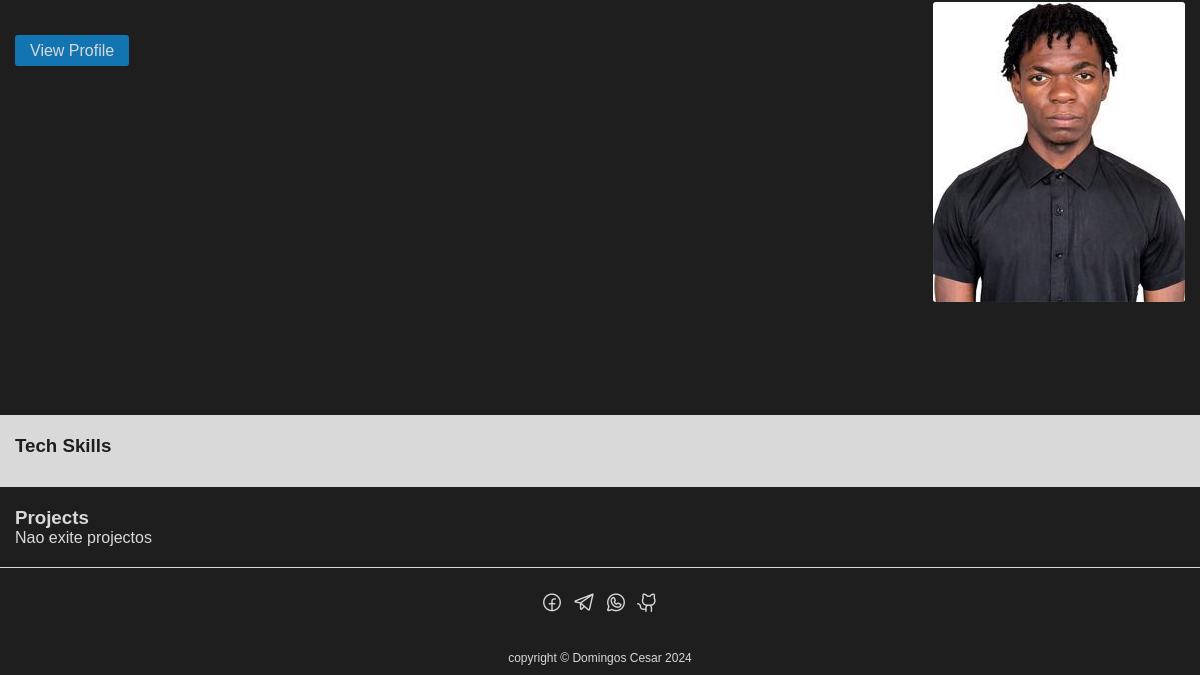
Before: / (lower part) with the older database file.
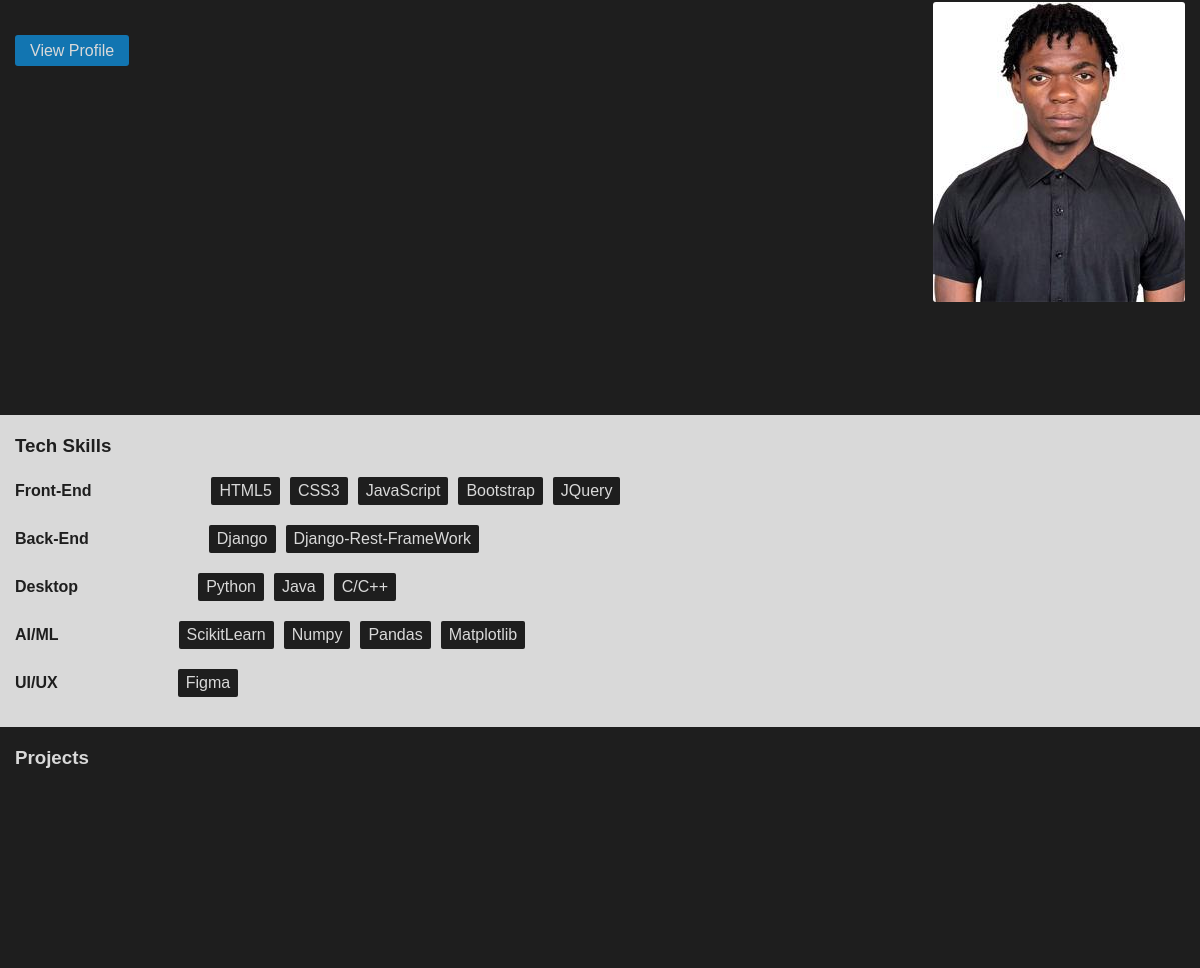
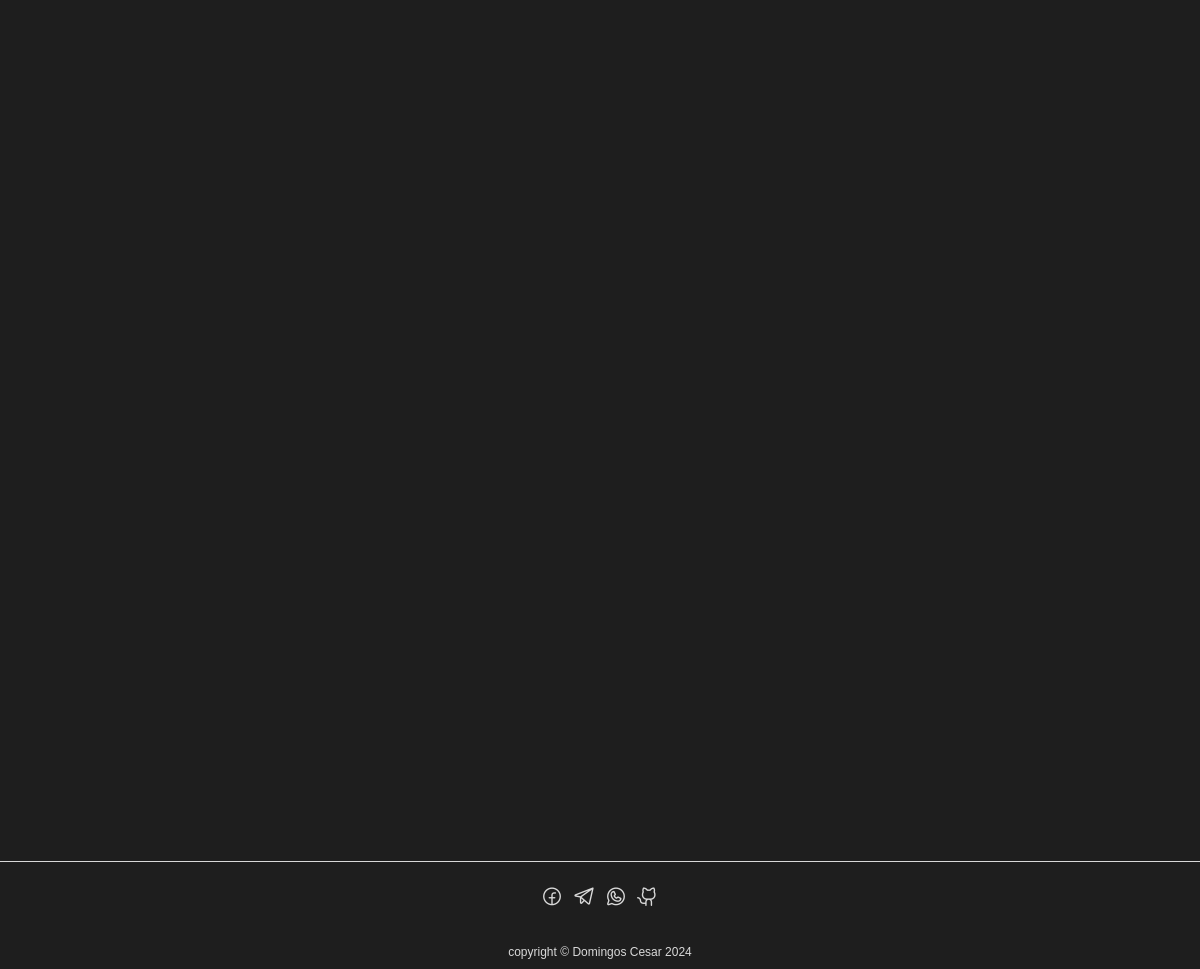
After: the same page with the newer database file (2 pictures, top to bottom).
### projects/models.py (models this page shows, shortened)
class Profile(models.Model):
    image = models.ImageField(upload_to='profile/', null=True, blank=True)
    cv = models.FileField(upload_to='cvs/', null=True, blank=True)
    user = models.ForeignKey(settings.AUTH_USER_MODEL, on_delete = models.CASCADE)
    IMAGE_MAX_SIZE = (300, 300)
    def __str__(self) -> str:
        return self.user.username

class Skill(models.Model):
    Types_choice = (
        ("Front-end", "F"), ("Back-end", "B"),
        ("Desktop", "D"), ("AI/ML", "ML"),
        ("UI/UX", "U"), ("other", "O"),
        )
    name = models.CharField(max_length = 30, unique = True)
    types = models.CharField(max_length = 10, choices = Types_choice)
    class Meta:
        verbose_name = 'Skill'
        verbose_name_plural = 'Skills'

### projects/views.py (the view)
# urls.py: path('', views.index, name = "index"),
def index(request):
    skills = models.Skill.objects.all()
    projects = models.Project.objects.all()
    profile = models.Profile.objects.all()
    us = models.Profile.objects.get(user = 1)
    print(us.user)
    return render(request, 'projects/index.html', context = {
        "skills" : skills,
        "projects" : projects,
        "profiles" : profile,
        "us" : us,
    })

### projects/models.py (called while the page is built)
    def __str__(self) -> str:
        return self.username

### projects/templates/projects/index.html (shortened to what this page needs)
{% extends 'base.html' %}
{% block content %}
    <section class="about" id="about">
       {% if profiles %}
            <div class="personal-data hidden">
                {% for profile in profiles %}
                    {% if profile.id == us.id %}
                        <div class="apresentation">
                                <p>
                                </p>
                                <a href="#" id="btn_profile">View Profile</a>
                            </div>
                            <div class="profile">
                                    <img src="{{ profile.image.url }}" alt="{{ profile.user.username }}" id="profile">
                            </div>
                    {% else %}
                        <span>Profile not exist</span>
                    {% endif %}
                {% endfor %}
            </div>
        {% endif %}
    </section>
    <section class="skill hidden" id="skill">
            <h3 >Tech Skills</h3>
            {% if skills %}
                <div class="tech">
                    <div class="type">
                        <h4>Front-End</h4>
                        <div class="tech-item">
                            {% for skill in skills %}
                                {% if skill.types == 'Front-end' %}
                                    <span>{{ skill.name }}</span>
                                {% endif %}
                            {% endfor %}
                        </div>
                    </div>
                    <div class="type">
                        <h4>Back-End</h4>
                        <div class="tech-item">
                            {% for skill in skills %}
                                {% if skill.types == 'Back-end' %}
                                    <span>{{ skill.name }}</span>
                                {% endif %}
                            {% endfor %}
                        </div>
                    </div>
                    <div class="type">
                        <h4>Desktop</h4>
                        <div class="tech-item">
                            {% for skill in skills %}
                                {% if skill.types == 'Desktop' %}
                                    <span>{{ skill.name }}</span>
                                {% endif %}
                            {% endfor %}
                        </div>
                    </div>
                    <div class="type">
                        <h4>AI/ML</h4>
                        <div class="tech-item">
                            {% for skill in skills %}
                                {% if skill.types == 'AI/ML' %}
                                    <span>{{ skill.name }}</span>
                                {% endif %}
                            {% endfor %}
                        </div>
                    </div>
                    <div class="type">
                        <h4>UI/UX</h4>
                        <div class="tech-item">
                            {% for skill in skills %}
                                {% if skill.types == 'UI/UX' %}
                                    <span>{{ skill.name }}</span>
                                {% endif %}
                            {% endfor %}
                        </div>
                    </div>
                </div>
            {% endif %}
    </section>
    <section class="projects hidden" id="project">
            <h3>Projects</h3>
            {% if projects %}
                <div class="container">
                </div>
            {% else %}
                <span>Nao exite projectos</span>
            {% endif %}
    </section>
{% endblock content %}

### templates/base.html (shortened to what this page needs)
{% load static %}
<!DOCTYPE html>
<html lang="en">
<head>
    <link rel="stylesheet" href='{% static "css/estilo.css" %}'>
    <link rel="stylesheet" href='{% static "phosphorIcons/regular/style.css" %}'>
</head>
<body class="text-light">
    <main class="container">
        {% block content %}
        {% endblock %}
    </main>
    <footer>
        <section class="media">
            <ul>
                <li><a href="#"><i class="ph ph-facebook-logo"></i></a></li>
                <li><a href="#"><i class="ph ph-telegram-logo"></i></a></li>
                <li><a href="#"><i class="ph ph-whatsapp-logo"></i></a></li>
                <li><a href="https://github.com/DomingosCesar"><i class="ph ph-github-logo"></i></a></li>
            </ul>
        </section>
        <p>
            copyright &copy; Domingos Cesar <span id="date"><script> d = new Date();  document.querySelector('#date').textContent = d.getFullYear();</script></span>
        </p>
    </footer>
</body>
</html>

### static/css/estilo.css (style rules this page uses)
* { margin: 0; padding: 0; box-sizing: border-box; }
.container { margin-top: 52px; width: 100%; }
.about { width: 100%; height: 60vh; background-color: #1e1e1e; color: #d9d9d9; padding: 20px 15px; font-family: Arial, Helvetica, sans-serif; }
.about .personal-data { display: flex; flex-direction: row; justify-content: space-between; padding: 25px 0px; }
.about .personal-data .apresentation { margin-right: 15px; padding-right: 20px; text-align: center; }
.about .personal-data .apresentation p { word-spacing: 1px; padding: 5px 0; text-align:left; font-size: 16px; margin-bottom: 25px; font-weight: 200; }
.about .personal-data .apresentation #btn_profile { color: #d9d9d9; text-decoration: none; padding: 7px 15px; background-color: #1275b1; margin-top: 18px; border-radius: 3px; }
.about .personal-data .profile img { border-radius: 3px; }
.skill { background-color: #d9d9d9; width: 100%; height: auto; padding: 20px 15px; color: #1e1e1e; font-family: Arial, Helvetica, sans-serif; }
.skill h3 { margin-bottom: 10px; }
.skill .tech { display: flex; flex-direction: column; }
.skill .tech .type { display: flex; flex-direction: row; flex-wrap: wrap; align-items: center; }
.skill .tech .type .tech-item { display: flex; flex-direction: row; flex-wrap: wrap; padding: 10px 0 10px 15px; margin: 0 0 0 100px; }
.skill .tech .type .tech-item span { margin: 0 5px; padding: 5px 8px; border-radius: 2px; background-color: #1e1e1e; color: #d9d9d9; }
.projects { width: 100%; height: auto; background-color: #1e1e1e; color: #d9d9d9; font-family: Arial, Helvetica, sans-serif; padding: 20px 15px; }
.projects .container { width: 100%; display: flex; justify-content: center; align-items: center; max-width: 1200px; flex-wrap: wrap; z-index: 1; }
footer { background-color: #1e1e1e; color: #d9d9d9; display: flex; flex-direction: column; justify-content: center; align-items: center; border-top: 1px solid #d9d9d9; font-family: Arial, Helvetica, sans-serif; }
footer .media { margin: 15px 0; }
footer .media ul { list-style: none; display: inline-flex; }
footer .media ul li { margin: 8px 5px; }
footer .media ul li a { text-decoration: none; color: #d9d9d9; font-size: 22px; }
footer p { font-size: 12px; margin: 10px 0; }

Changed rows visible on the page:
added Skill: name "HTML5", shown under "Front-End"
added Skill: name "CSS3", shown under "Front-End"
added Skill: name "JavaScript", shown under "Front-End"
added Skill: name "Bootstrap", shown under "Front-End"
added Skill: name "JQuery", shown under "Front-End"
added Skill: name "Django", shown under "Back-End"
added Skill: name "Django-Rest-FrameWork", shown under "Back-End"
added Skill: name "Python", shown under "Desktop"
added Skill: name "Java", shown under "Desktop"
added Skill: name "C/C++", shown under "Desktop"
added Skill: name "ScikitLearn", shown under "AI/ML"
added Skill: name "Numpy", shown under "AI/ML"
added Skill: name "Pandas", shown under "AI/ML"
added Skill: name "Matplotlib", shown under "AI/ML"
added Skill: name "Figma", shown under "UI/UX"
Other visible differences:
text no longer shown: "Nao exite projectos"
text now shown: "Front-End Back-End Desktop AI/ML UI/UX"
